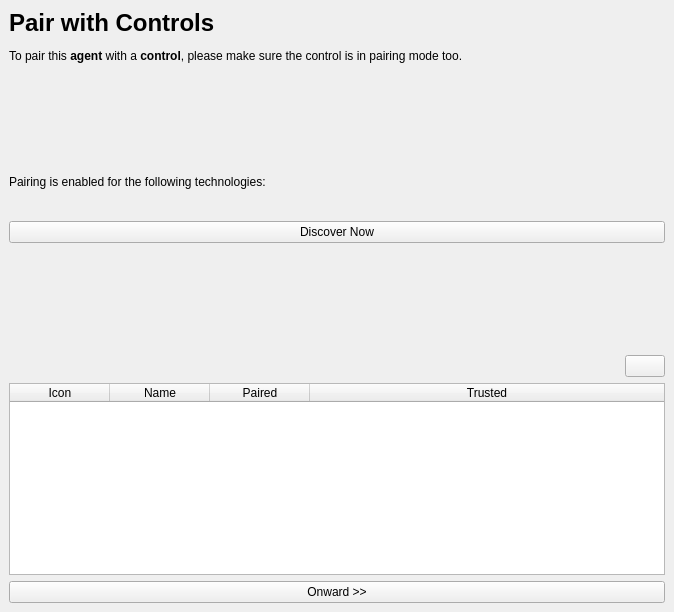
<?xml version="1.0" encoding="UTF-8"?>
<ui version="4.0">
 <class>AgentPairingWizard</class>
 <widget class="QWidget" name="AgentPairingWizard">
  <property name="geometry">
   <rect>
    <x>0</x>
    <y>0</y>
    <width>674</width>
    <height>612</height>
   </rect>
  </property>
  <property name="windowTitle">
   <string>AgentPairingWizard</string>
  </property>
  <layout class="QVBoxLayout" name="verticalLayout">
   <property name="spacing">
    <number>0</number>
   </property>
   <property name="leftMargin">
    <number>0</number>
   </property>
   <property name="topMargin">
    <number>0</number>
   </property>
   <property name="rightMargin">
    <number>0</number>
   </property>
   <property name="bottomMargin">
    <number>0</number>
   </property>
   <item>
    <widget class="QStackedWidget" name="stackedWidget">
     <property name="sizePolicy">
      <sizepolicy hsizetype="Minimum" vsizetype="Expanding">
       <horstretch>0</horstretch>
       <verstretch>0</verstretch>
      </sizepolicy>
     </property>
     <property name="currentIndex">
      <number>0</number>
     </property>
     <widget class="QWidget" name="pagePairWithControls">
      <layout class="QVBoxLayout" name="verticalLayout_9">
       <item>
        <widget class="QLabel" name="labelBodyPairWithControls">
         <property name="sizePolicy">
          <sizepolicy hsizetype="Minimum" vsizetype="Minimum">
           <horstretch>0</horstretch>
           <verstretch>0</verstretch>
          </sizepolicy>
         </property>
         <property name="text">
          <string>&lt;html&gt;&lt;head/&gt;&lt;body&gt;&lt;p&gt;&lt;span style=&quot; font-size:xx-large; font-weight:600;&quot;&gt;Pair with Controls&lt;/span&gt;&lt;/p&gt;&lt;p&gt;To pair this &lt;span style=&quot; font-weight:600;&quot;&gt;agent&lt;/span&gt; with a &lt;span style=&quot; font-weight:600;&quot;&gt;control&lt;/span&gt;, please make sure the control is in pairing mode too.&lt;/p&gt;&lt;/body&gt;&lt;/html&gt;</string>
         </property>
         <property name="textFormat">
          <enum>Qt::RichText</enum>
         </property>
         <property name="wordWrap">
          <bool>true</bool>
         </property>
        </widget>
       </item>
       <item>
        <spacer name="verticalSpacer_11">
         <property name="orientation">
          <enum>Qt::Vertical</enum>
         </property>
         <property name="sizeHint" stdset="0">
          <size>
           <width>20</width>
           <height>40</height>
          </size>
         </property>
        </spacer>
       </item>
       <item>
        <widget class="QLabel" name="label_5">
         <property name="text">
          <string>Pairing is enabled for the following technologies:</string>
         </property>
        </widget>
       </item>
       <item>
        <layout class="QHBoxLayout" name="horizontalLayout_5">
         <item>
          <spacer name="horizontalSpacer_4">
           <property name="orientation">
            <enum>Qt::Horizontal</enum>
           </property>
           <property name="sizeHint" stdset="0">
            <size>
             <width>40</width>
             <height>20</height>
            </size>
           </property>
          </spacer>
         </item>
         <item>
          <widget class="QLabel" name="labelZoo">
           <property name="toolTip">
            <string>This indicates that pairing using Zoo is enabled</string>
           </property>
           <property name="text">
            <string/>
           </property>
           <property name="pixmap">
            <pixmap resource="../resources/icons.qrc">:/icons/zoo.svg</pixmap>
           </property>
          </widget>
         </item>
         <item>
          <widget class="QLabel" name="labelLan">
           <property name="toolTip">
            <string>This indicates that pairing using LAN is enabled</string>
           </property>
           <property name="text">
            <string/>
           </property>
           <property name="pixmap">
            <pixmap resource="../resources/icons.qrc">:/icons/lan.svg</pixmap>
           </property>
          </widget>
         </item>
         <item>
          <widget class="QLabel" name="labelBluetooth">
           <property name="toolTip">
            <string>This indicates that pairing using Bluetooth is enabled</string>
           </property>
           <property name="text">
            <string/>
           </property>
           <property name="pixmap">
            <pixmap resource="../resources/icons.qrc">:/icons/bluetooth.svg</pixmap>
           </property>
          </widget>
         </item>
         <item>
          <widget class="QLabel" name="labelNFC">
           <property name="toolTip">
            <string>This indicates that pairing using NFC is enabled</string>
           </property>
           <property name="text">
            <string/>
           </property>
           <property name="pixmap">
            <pixmap resource="../resources/icons.qrc">:/icons/nfc.svg</pixmap>
           </property>
          </widget>
         </item>
         <item>
          <spacer name="horizontalSpacer_5">
           <property name="orientation">
            <enum>Qt::Horizontal</enum>
           </property>
           <property name="sizeHint" stdset="0">
            <size>
             <width>40</width>
             <height>20</height>
            </size>
           </property>
          </spacer>
         </item>
        </layout>
       </item>
       <item>
        <widget class="QPushButton" name="pushButtonDiscoverNow">
         <property name="text">
          <string>Discover Now</string>
         </property>
        </widget>
       </item>
       <item>
        <spacer name="verticalSpacer_10">
         <property name="orientation">
          <enum>Qt::Vertical</enum>
         </property>
         <property name="sizeHint" stdset="0">
          <size>
           <width>20</width>
           <height>40</height>
          </size>
         </property>
        </spacer>
       </item>
       <item>
        <layout class="QHBoxLayout" name="horizontalLayout_4">
         <item>
          <spacer name="horizontalSpacer_3">
           <property name="orientation">
            <enum>Qt::Horizontal</enum>
           </property>
           <property name="sizeHint" stdset="0">
            <size>
             <width>40</width>
             <height>20</height>
            </size>
           </property>
          </spacer>
         </item>
         <item>
          <widget class="QPushButton" name="pushButtonCameraPair">
           <property name="toolTip">
            <string>Use this to pair manually using camera/QR-code</string>
           </property>
           <property name="text">
            <string/>
           </property>
           <property name="icon">
            <iconset resource="../resources/icons.qrc">
             <normaloff>:/icons/qrcode.svg</normaloff>:/icons/qrcode.svg</iconset>
           </property>
          </widget>
         </item>
        </layout>
       </item>
       <item>
        <widget class="QTableWidget" name="tableWidgetControls">
         <property name="horizontalScrollBarPolicy">
          <enum>Qt::ScrollBarAlwaysOff</enum>
         </property>
         <property name="alternatingRowColors">
          <bool>false</bool>
         </property>
         <property name="showGrid">
          <bool>false</bool>
         </property>
         <property name="cornerButtonEnabled">
          <bool>false</bool>
         </property>
         <property name="rowCount">
          <number>3</number>
         </property>
         <property name="columnCount">
          <number>4</number>
         </property>
         <attribute name="horizontalHeaderCascadingSectionResizes">
          <bool>false</bool>
         </attribute>
         <attribute name="horizontalHeaderStretchLastSection">
          <bool>true</bool>
         </attribute>
         <attribute name="verticalHeaderVisible">
          <bool>false</bool>
         </attribute>
         <row/>
         <row/>
         <row/>
         <column>
          <property name="text">
           <string>Icon</string>
          </property>
         </column>
         <column>
          <property name="text">
           <string>Name</string>
          </property>
         </column>
         <column>
          <property name="text">
           <string>Paired</string>
          </property>
         </column>
         <column>
          <property name="text">
           <string>Trusted</string>
          </property>
         </column>
        </widget>
       </item>
       <item>
        <widget class="QPushButton" name="pushButtonMaybeOnward">
         <property name="sizePolicy">
          <sizepolicy hsizetype="Minimum" vsizetype="Minimum">
           <horstretch>0</horstretch>
           <verstretch>0</verstretch>
          </sizepolicy>
         </property>
         <property name="text">
          <string>Onward &gt;&gt;</string>
         </property>
        </widget>
       </item>
      </layout>
     </widget>
     <widget class="QWidget" name="pageNoControls">
      <layout class="QVBoxLayout" name="verticalLayout_10">
       <item>
        <layout class="QHBoxLayout" name="horizontalLayout_7">
         <item>
          <widget class="QLabel" name="labelBodyNoControls">
           <property name="sizePolicy">
            <sizepolicy hsizetype="Expanding" vsizetype="Minimum">
             <horstretch>0</horstretch>
             <verstretch>0</verstretch>
            </sizepolicy>
           </property>
           <property name="text">
            <string>&lt;html&gt;&lt;head/&gt;&lt;body&gt;&lt;p&gt;&lt;span style=&quot; font-size:xx-large; font-weight:600;&quot;&gt;No Controls&lt;/span&gt;&lt;/p&gt;&lt;p&gt;You may find that using your agent without a &lt;span style=&quot; font-weight:600;&quot;&gt;remote&lt;/span&gt; or &lt;span style=&quot; font-weight:600;&quot;&gt;hub&lt;/span&gt; to control it can be unfulfilling. That is why we strongly encourage you to set up at least one &lt;span style=&quot; font-weight:600;&quot;&gt;control&lt;/span&gt;.&lt;/p&gt;&lt;p&gt;You can set up your controls at any time and pair it with this agent whenever you are ready.&lt;/p&gt;&lt;/body&gt;&lt;/html&gt;</string>
           </property>
           <property name="textFormat">
            <enum>Qt::RichText</enum>
           </property>
           <property name="wordWrap">
            <bool>true</bool>
           </property>
          </widget>
         </item>
         <item>
          <widget class="QLabel" name="labelWarning">
           <property name="sizePolicy">
            <sizepolicy hsizetype="Minimum" vsizetype="Minimum">
             <horstretch>0</horstretch>
             <verstretch>0</verstretch>
            </sizepolicy>
           </property>
           <property name="toolTip">
            <string>This indicates that pairing using Zoo is enabled</string>
           </property>
           <property name="text">
            <string/>
           </property>
           <property name="pixmap">
            <pixmap resource="../resources/icons.qrc">:/icons/warning.svg</pixmap>
           </property>
          </widget>
         </item>
        </layout>
       </item>
       <item>
        <spacer name="verticalSpacer_12">
         <property name="orientation">
          <enum>Qt::Vertical</enum>
         </property>
         <property name="sizeHint" stdset="0">
          <size>
           <width>20</width>
           <height>391</height>
          </size>
         </property>
        </spacer>
       </item>
       <item>
        <widget class="QPushButton" name="pushButtonTryAgain">
         <property name="text">
          <string>&lt;&lt; Try pairing again</string>
         </property>
        </widget>
       </item>
       <item>
        <widget class="QPushButton" name="pushButtonOnward_8">
         <property name="sizePolicy">
          <sizepolicy hsizetype="Minimum" vsizetype="Minimum">
           <horstretch>0</horstretch>
           <verstretch>0</verstretch>
          </sizepolicy>
         </property>
         <property name="text">
          <string>Onward without control &gt;&gt;</string>
         </property>
        </widget>
       </item>
      </layout>
     </widget>
     <widget class="QWidget" name="pageDone">
      <layout class="QVBoxLayout" name="verticalLayout_11">
       <item>
        <widget class="QLabel" name="labelBodyDone">
         <property name="sizePolicy">
          <sizepolicy hsizetype="Minimum" vsizetype="Minimum">
           <horstretch>0</horstretch>
           <verstretch>0</verstretch>
          </sizepolicy>
         </property>
         <property name="text">
          <string>&lt;html&gt;&lt;head/&gt;&lt;body&gt;&lt;p&gt;&lt;span style=&quot; font-size:xx-large; font-weight:600;&quot;&gt;Done&lt;/span&gt;&lt;/p&gt;&lt;p&gt;You have sucesfully set up this agent!&lt;/p&gt;&lt;p&gt;To take control of this agent now, simply use the remotes or hubs you have registered as trusted to command it.&lt;/p&gt;&lt;/body&gt;&lt;/html&gt;</string>
         </property>
         <property name="textFormat">
          <enum>Qt::RichText</enum>
         </property>
         <property name="wordWrap">
          <bool>true</bool>
         </property>
        </widget>
       </item>
       <item>
        <spacer name="verticalSpacer_13">
         <property name="orientation">
          <enum>Qt::Vertical</enum>
         </property>
         <property name="sizeHint" stdset="0">
          <size>
           <width>20</width>
           <height>443</height>
          </size>
         </property>
        </spacer>
       </item>
       <item>
        <widget class="QPushButton" name="pushButtonDone">
         <property name="sizePolicy">
          <sizepolicy hsizetype="Minimum" vsizetype="Minimum">
           <horstretch>0</horstretch>
           <verstretch>0</verstretch>
          </sizepolicy>
         </property>
         <property name="text">
          <string>Done</string>
         </property>
        </widget>
       </item>
      </layout>
     </widget>
     <widget class="QWidget" name="pageCameraPairing">
      <layout class="QGridLayout" name="gridLayout">
       <property name="leftMargin">
        <number>0</number>
       </property>
       <property name="topMargin">
        <number>0</number>
       </property>
       <property name="rightMargin">
        <number>0</number>
       </property>
       <property name="bottomMargin">
        <number>0</number>
       </property>
       <property name="spacing">
        <number>0</number>
       </property>
       <item row="0" column="0">
        <widget class="CameraPairingWidget" name="widgetCameraPairing" native="true">
         <property name="sizePolicy">
          <sizepolicy hsizetype="Minimum" vsizetype="Expanding">
           <horstretch>0</horstretch>
           <verstretch>0</verstretch>
          </sizepolicy>
         </property>
        </widget>
       </item>
      </layout>
     </widget>
    </widget>
   </item>
  </layout>
 </widget>
 <customwidgets>
  <customwidget>
   <class>CameraPairingWidget</class>
   <extends>QWidget</extends>
   <header>widgets/CameraPairingWidget.hpp</header>
   <container>1</container>
  </customwidget>
 </customwidgets>
 <resources>
  <include location="../resources/icons.qrc"/>
 </resources>
 <connections/>
</ui>
